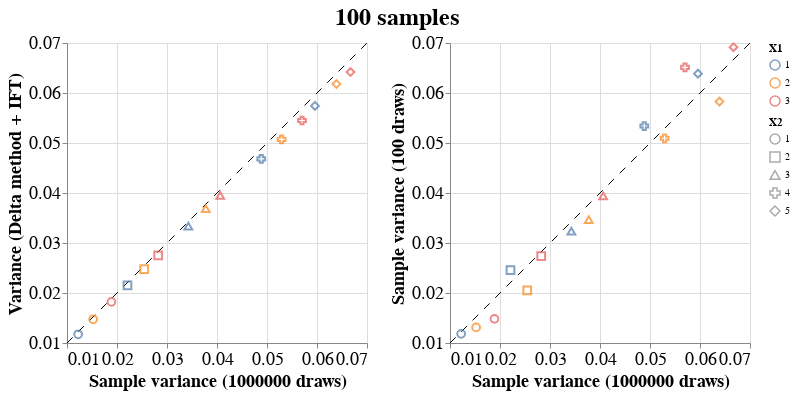

The cell this chart's notebook holds for it:
### Markdown cell above
We compare the covariance matrix of the mean of the observations with the covariance matrix of the raked values for each sample of observations.

### Code cell
delta_method = pd.DataFrame({'X1': x1, \
                             'X2': x2, \
                             'delta_method': np.diag(covariance_0)})
monte_carlo = pd.DataFrame({'X1': x1, \
                          'X2': x2, \
                          'monte_carlo': np.diag(covariance_samples)})
reference = pd.DataFrame({'X1': x1, \
                          'X2': x2, \
                          'reference': np.diag(covariance_ref)})
df = delta_method.merge(
    monte_carlo, how='inner', on=['X1', 'X2']).merge(
    reference, how='inner', on=['X1', 'X2'])

#min_x = min(df['delta_method'].min(), df['all_draws'].min(), df['reference'].min())
#max_x = max(df['delta_method'].max(), df['all_draws'].max(), df['reference'].max())
min_x = 0.01
max_x = 0.07

points_delta = alt.Chart(df).mark_point(size=60).encode(
#    x=alt.X('reference:Q', scale=alt.Scale(domain=[min_x, max_x], zero=False), axis=alt.Axis(title='Reference')),
    x=alt.X('reference:Q', scale=alt.Scale(domain=[min_x, max_x], zero=False), axis=alt.Axis(title='Sample variance (1000000 draws)')),
#    y=alt.Y('delta_method:Q', scale=alt.Scale(domain=[min_x, max_x], zero=False), axis=alt.Axis(title='Delta method and IFT')),
    y=alt.Y('delta_method:Q', scale=alt.Scale(domain=[min_x, max_x], zero=False), axis=alt.Axis(title='Variance (Delta method + IFT)')),
    color=alt.Color('X1:N', legend=alt.Legend(title='X1')),
    shape=alt.Shape('X2:N', legend=alt.Legend(title='X2'))
)

points_samples = alt.Chart(df).mark_point(size=60).encode(
#    x=alt.X('reference:Q', scale=alt.Scale(domain=[min_x, max_x], zero=False), axis=alt.Axis(title='Reference')),
    x=alt.X('reference:Q', scale=alt.Scale(domain=[min_x, max_x], zero=False), axis=alt.Axis(title='Sample variance (1000000 draws)')),
#    y=alt.Y('monte_carlo:Q', scale=alt.Scale(domain=[min_x, max_x], zero=False), axis=alt.Axis(title='Monte Carlo simulation')),
    y=alt.Y('monte_carlo:Q', scale=alt.Scale(domain=[min_x, max_x], zero=False), axis=alt.Axis(title='Sample variance (' + str(N) + ' draws)')),
    color=alt.Color('X1:N', legend=alt.Legend(title='X1')),
    shape=alt.Shape('X2:N', legend=alt.Legend(title='X2'))
)

diagonal = alt.Chart().mark_rule(strokeDash=[8, 8]).encode(
    x=alt.value(0),
    x2=alt.value('width'),
    y=alt.value('height'),
    y2=alt.value(0)
)

chart_delta = (diagonal + points_delta)

chart_samples = (diagonal + points_samples)

chart = alt.hconcat(chart_delta, chart_samples).properties(
    title=str(N) + ' samples',
).configure_title(
    anchor='middle',
    fontSize=24
).configure_axis(
    labelFontSize=18,
    titleFontSize=18
)
chart

### Figure 1 — Vega-Lite specification as saved in the notebook (floating-point values rounded to 4 significant figures)
{"config": {"view": {"continuousWidth": 300, "continuousHeight": 300}, "axis": {"labelFontSize": 18, "titleFontSize": 18}, "title": {"anchor": "middle", "fontSize": 24}}, "hconcat": [{"layer": [{"data": {"name": "empty"}, "mark": {"type": "rule", "strokeDash": [8, 8]}, "encoding": {"x": {"value": 0}, "x2": {"value": "width"}, "y": {"value": "height"}, "y2": {"value": 0}}}, {"data": {"name": "data-90f447e4eb68c656da5feebae5c32198"}, "mark": {"type": "point", "size": 60}, "encoding": {"color": {"field": "X1", "legend": {"title": "X1"}, "type": "nominal"}, "shape": {"field": "X2", "legend": {"title": "X2"}, "type": "nominal"}, "x": {"axis": {"title": "Sample variance (1000000 draws)"}, "field": "reference", "scale": {"domain": [0.01, 0.07], "zero": false}, "type": "quantitative"}, "y": {"axis": {"title": "Variance (Delta method + IFT)"}, "field": "delta_method", "scale": {"domain": [0.01, 0.07], "zero": false}, "type": "quantitative"}}}]}, {"layer": [{"data": {"name": "empty"}, "mark": {"type": "rule", "strokeDash": [8, 8]}, "encoding": {"x": {"value": 0}, "x2": {"value": "width"}, "y": {"value": "height"}, "y2": {"value": 0}}}, {"data": {"name": "data-90f447e4eb68c656da5feebae5c32198"}, "mark": {"type": "point", "size": 60}, "encoding": {"color": {"field": "X1", "legend": {"title": "X1"}, "type": "nominal"}, "shape": {"field": "X2", "legend": {"title": "X2"}, "type": "nominal"}, "x": {"axis": {"title": "Sample variance (1000000 draws)"}, "field": "reference", "scale": {"domain": [0.01, 0.07], "zero": false}, "type": "quantitative"}, "y": {"axis": {"title": "Sample variance (100 draws)"}, "field": "monte_carlo", "scale": {"domain": [0.01, 0.07], "zero": false}, "type": "quantitative"}}}]}], "title": "100 samples", "$schema": "https://vega.github.io/schema/vega-lite/v5.20.1.json", "datasets": {"empty": [{}], "data-90f447e4eb68c656da5feebae5c32198": [{"X1": 1, "X2": 1, "delta_method": 0.01175, "monte_carlo": 0.01183, "reference": 0.01223}, {"X1": 2, "X2": 1, "delta_method": 0.01475, "monte_carlo": 0.01312, "reference": 0.01523}, {"X1": 3, "X2": 1, "delta_method": 0.01823, "monte_carlo": 0.01483, "reference": 0.01889}, {"X1": 1, "X2": 2, "delta_method": 0.02155, "monte_carlo": 0.02456, "reference": 0.02209}, {"X1": 2, "X2": 2, "delta_method": 0.0248, "monte_carlo": 0.02054, "reference": 0.02544}, {"X1": 3, "X2": 2, "delta_method": 0.02753, "monte_carlo": 0.02736, "reference": 0.02824}, {"X1": 1, "X2": 3, "delta_method": 0.03338, "monte_carlo": 0.03238, "reference": 0.03427}, {"X1": 2, "X2": 3, "delta_method": 0.03686, "monte_carlo": 0.03466, "reference": 0.03775}, {"X1": 3, "X2": 3, "delta_method": 0.03953, "monte_carlo": 0.03941, "reference": 0.04064}, {"X1": 1, "X2": 4, "delta_method": 0.04683, "monte_carlo": 0.05339, "reference": 0.04885}, {"X1": 2, "X2": 4, "delta_method": 0.05072, "monte_carlo": 0.05095, "reference": 0.05292}, {"X1": 3, "X2": 4, "delta_method": 0.0545, "monte_carlo": 0.06512, "reference": 0.057}, {"X1": 1, "X2": 5, "delta_method": 0.05742, "monte_carlo": 0.06387, "reference": 0.05959}, {"X1": 2, "X2": 5, "delta_method": 0.06181, "monte_carlo": 0.05828, "reference": 0.06389}, {"X1": 3, "X2": 5, "delta_method": 0.06419, "monte_carlo": 0.06916, "reference": 0.0667}]}}
